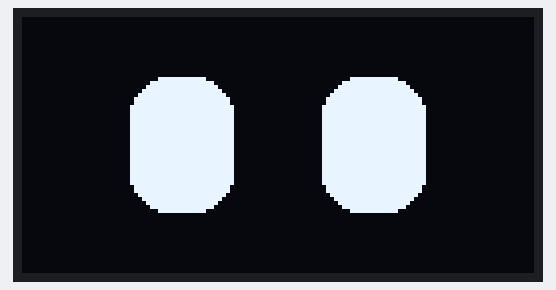
Bench run of a sketch on a simulated Arduino Uno, built with avr-gcc and run on an emulated ATmega328P. On the bench: 128×64 one-colour display. Random numbers use the default seed unless the sketch sets one.

Above: at 0.1 s.

The sketch:

cute_circle_two_eyes.ino
```cpp
#include <U8g2lib.h>

// SH1106 1.3" 128x64 I2C
U8G2_SH1106_128X64_NONAME_F_HW_I2C u8g2(U8G2_R0, /* reset=*/ U8X8_PIN_NONE);

/* -------------------------------------------------------------
   Eye geometry (centered on the 128x64 screen)
   Plain filled rounded-rectangle eyes, no iris/pupil.
   ------------------------------------------------------------- */
#define LEFT_EYE_X    40          // center x of left eye
#define RIGHT_EYE_X   88          // center x of right eye
#define EYE_Y         32          // vertical center (same for both)
#define EYE_W         26          // full width of each eye
#define EYE_H         34          // full height of each eye (open state)
#define EYE_RADIUS    10          // corner rounding

/* -------------------------------------------------------------
   Blink timing
   ------------------------------------------------------------- */
unsigned long prevBlink = 0;
const unsigned long BLINK_INTERVAL = 3200;   // avg time between blinks (ms)
const unsigned long BLINK_DURATION = 180;    // full close+open cycle (ms)

bool blinking = false;
unsigned long blinkStart = 0;

/* -------------------------------------------------------------
   Easing function: smooth in/out instead of linear motion
   ------------------------------------------------------------- */
float easeInOutQuad(float t) {
  if (t < 0.5f) return 2.0f * t * t;
  return 1.0f - pow(-2.0f * t + 2.0f, 2) / 2.0f;
}

/* -------------------------------------------------------------
   Draw one eye as a filled rounded rectangle.
   lidFrac: 1.0 = fully open, 0.0 = fully closed
   ------------------------------------------------------------- */
void drawEye(int cx, float lidFrac) {
  // Height shrinks toward a thin closed sliver; width stays constant.
  int h = (int)(EYE_H * lidFrac);
  if (h < 4) h = 4;                 // keep a visible closed-lid line

  int x = cx - EYE_W / 2;
  int y = EYE_Y - h / 2;

  // Clamp corner radius so it never exceeds half of width/height
  int r = EYE_RADIUS;
  if (r > h / 2) r = h / 2;
  if (r > EYE_W / 2) r = EYE_W / 2;
  if (r < 1) r = 1;

  u8g2.drawRBox(x, y, EYE_W, h, r);
}

/* ------------------------------------------------------------- */
void setup() {
  u8g2.begin();
  randomSeed(analogRead(0));
}

/* ------------------------------------------------------------- */
void loop() {
  unsigned long now = millis();

  /* ---------- BLINK CONTROL ---------- */
  if (!blinking && now - prevBlink >= BLINK_INTERVAL + random(-800, 1200)) {
    blinking = true;
    blinkStart = now;
    prevBlink = now;
  }

  float lid = 1.0f;  // 1 = fully open, 0 = fully closed

  if (blinking) {
    float prog = (float)(now - blinkStart) / BLINK_DURATION;
    if (prog >= 1.0f) {
      blinking = false;
      lid = 1.0f;
    } else {
      // triangle wave 0->1->0 over the blink, eased for smoothness
      float tri = (prog < 0.5f) ? (prog * 2.0f) : (2.0f - prog * 2.0f);
      lid = easeInOutQuad(tri);
    }
  }

  /* ---------- DRAW ---------- */
  u8g2.clearBuffer();
  drawEye(LEFT_EYE_X,  lid);
  drawEye(RIGHT_EYE_X, lid);
  u8g2.sendBuffer();

  delay(10);
}
```
